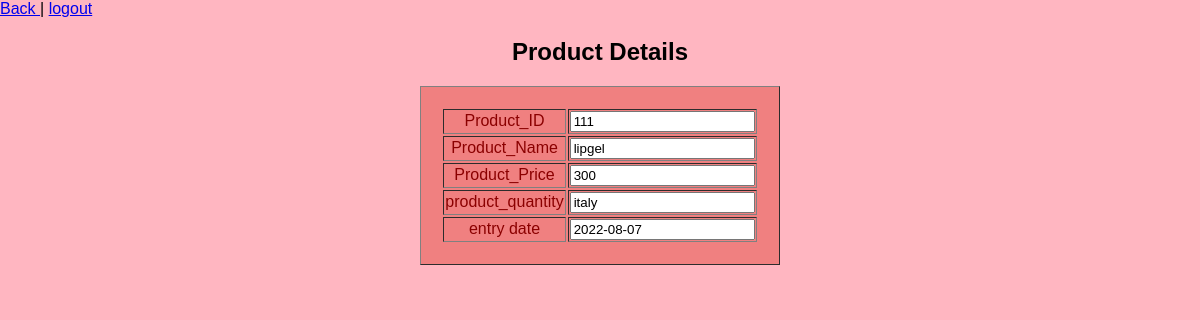
The app's page /buyer/view/ProductView.php?id=111 (signed in) with its own data.
### tables this page shows
CREATE TABLE `product` (
  `Product_ID` int(200) NOT NULL,
  `Product_Name` varchar(2000) NOT NULL,
  `Product_Price` int(100) NOT NULL,
  `Product_Made_In` varchar(3000) NOT NULL,
  `Entry_Date` date NOT NULL,
  `Review` varchar(2000) NOT NULL
);

### buyer/view/productview.php (the view, shortened to what this page needs)
<?php
	$noticeEdit= $_GET['id'];
    $con = getConnection();
    $sql = "SELECT * FROM product where Product_ID='{$noticeEdit}'";
    $result = $con->query($sql);
    $row = $result->fetch_assoc();
?>
<html>
<head>
<link rel="stylesheet" type="text/css" href="css/productview.css">
</head>
<body>
	<a href="home.php"> Back </a> |
	<a href="../controller/logout.php"> logout </a>
    <h2 align="center">Product Details</h2>
     <form method="POST" action="" enctype="multipart/form-data" >
        <table border="1" align="center">
            <div class="viewp">
                <tr>
                        <td>Product_ID</td>
                        <td><input type="text" name="Product_ID" value="<?=$row["Product_ID"]?>"></td>
                    </tr>
                    <tr>
                        <td>Product_Name</td>
                        <td><input type="text" name="Product_Name" value="<?=$row["Product_Name"]?>"></td>
                    </tr>
                    <tr>
                        <td>Product_Price</td>
                        <td><input type="text" name="Product_Price" value="<?=$row["Product_Price"]?>"></td>
                    </tr>
                    <tr>
                        <td>product_quantity</td>
                        <td><input type="text" name="Product_Made_In" value="<?=$row["Product_Made_In"]?>"></td>
                    </tr>
                     <tr>
                        <td>entry date</td>
                        <td><input type="text" name="Entry_Date" value="<?=$row["Entry_Date"]?>"></td>
                    </tr>
            </table>
    </form>
</body>
</html>

### buyer/view/css/productview.css (style rules this page uses)
body { margin: 0; padding: 0; background-color:lightpink; font-family: 'Arial'; }
table { background-color: lightcoral; text-align: center; color: darkred; padding: 20px; }

### records on screen
product: Product_ID "111", Product_Name "lipgel", Product_Price "300", Product_Made_In "italy", Entry_Date "2022-08-07"
